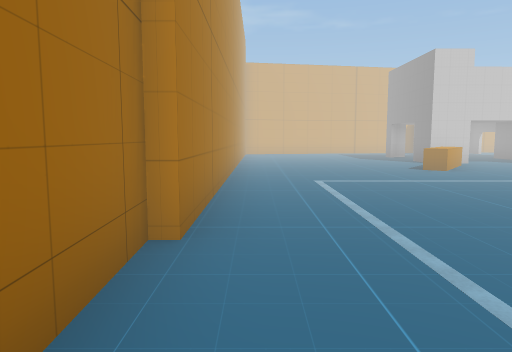
[1] (above)

24 first-person views from a walk through a Unity game level. The camera is 1.5 m above the floor, tilts 6° down and sees 70° across. The floor is counted in squares, 2 m on a side. Each view is taken from the middle of a square. On the plan, view 1 faces up. The plan holds only what a view shows up to about 11 squares ahead; the rest is blank. The place goes on beyond the plan. The player character is not drawn. Some surface patterns are stand-ins.

[2]
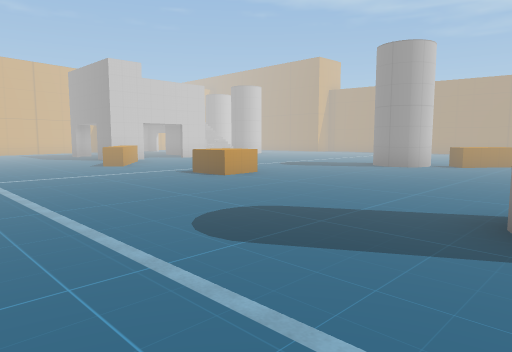

[3]
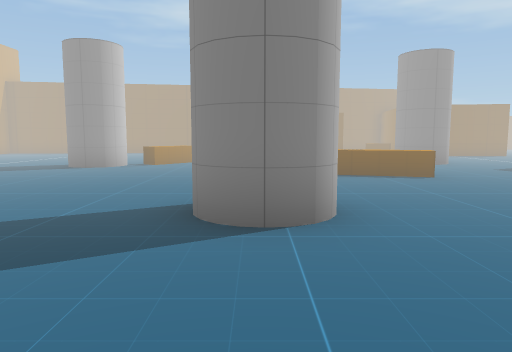

[4]
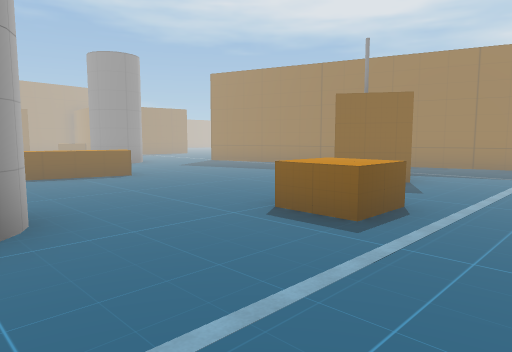

[5]
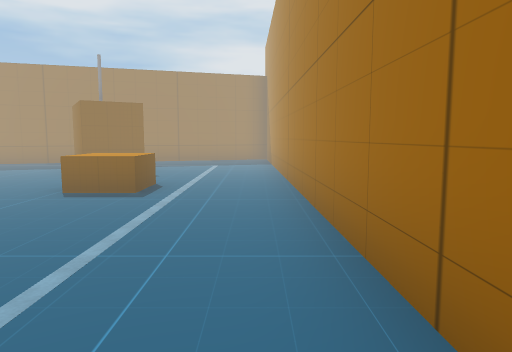

[6]
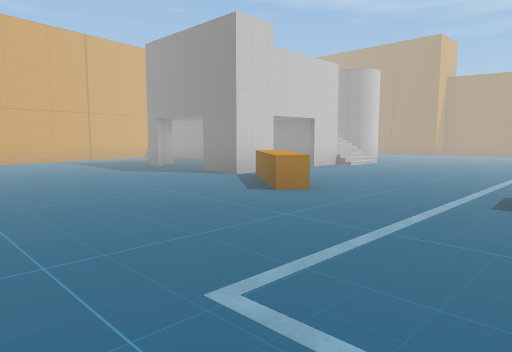

[7]
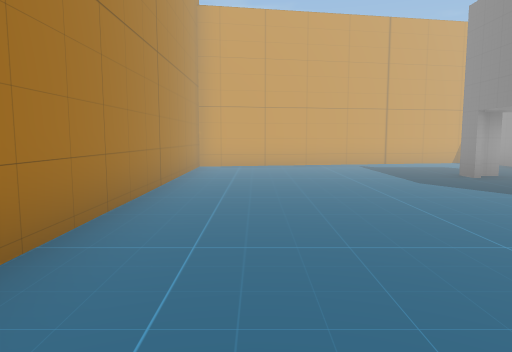

[8]
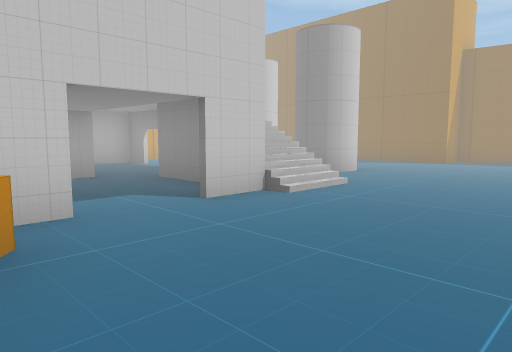

[9]
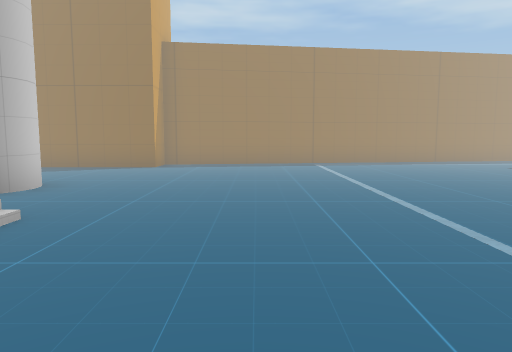

[10]
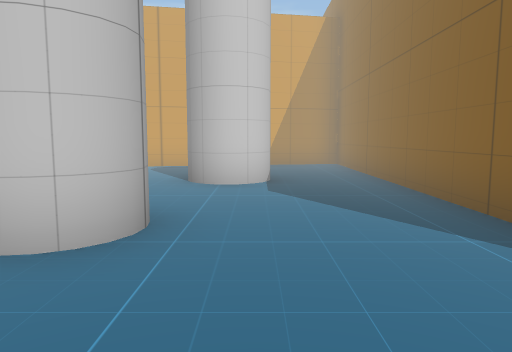

[11]
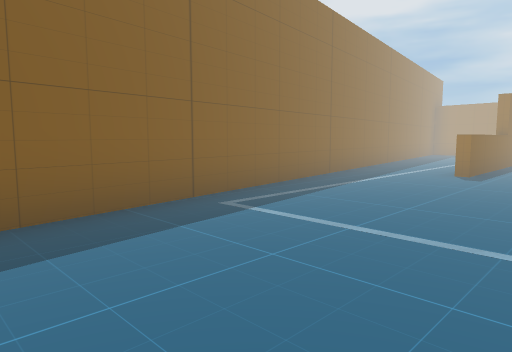

[12]
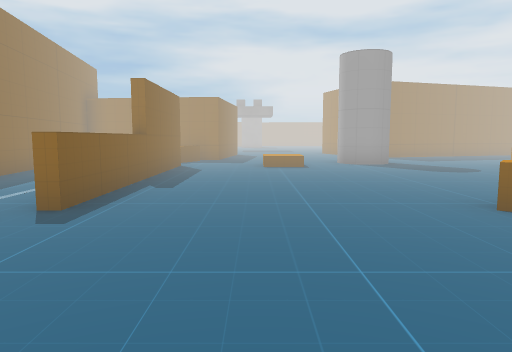

[13]
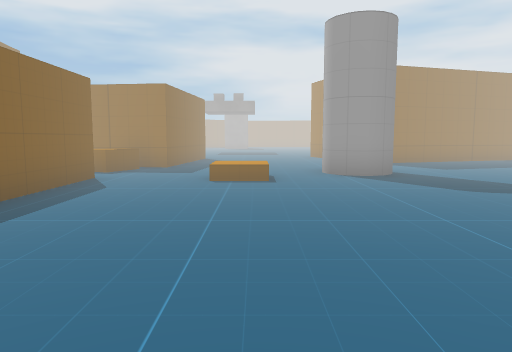

[14]
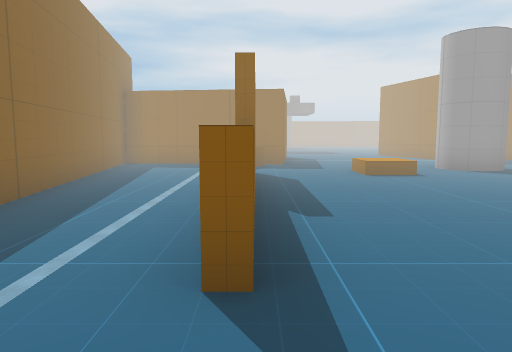

[15]
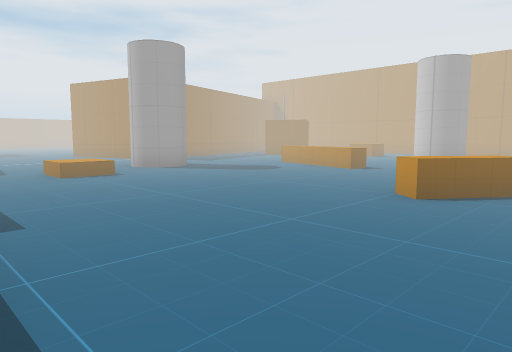

[16]
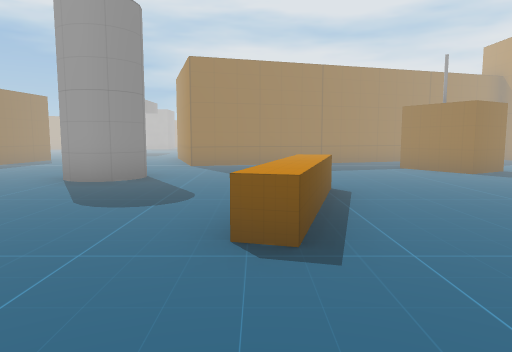

[17]
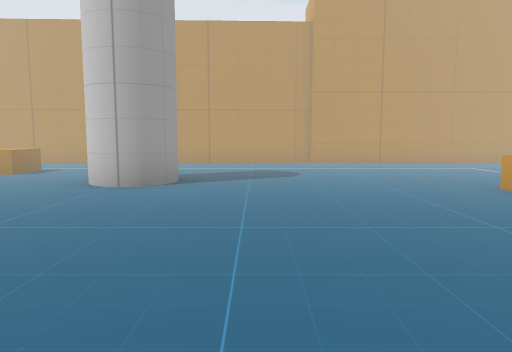

[18]
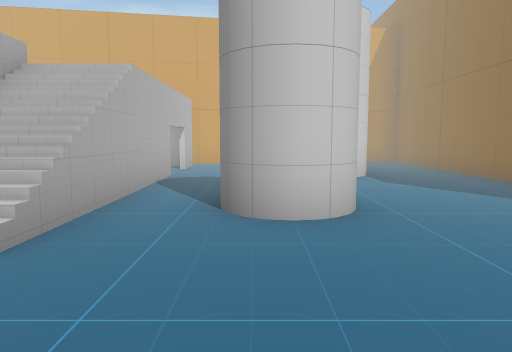

[19]
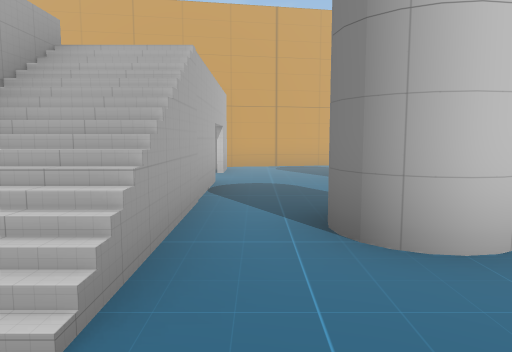

[20]
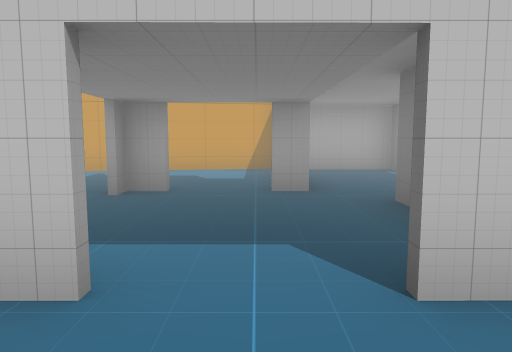

[21]
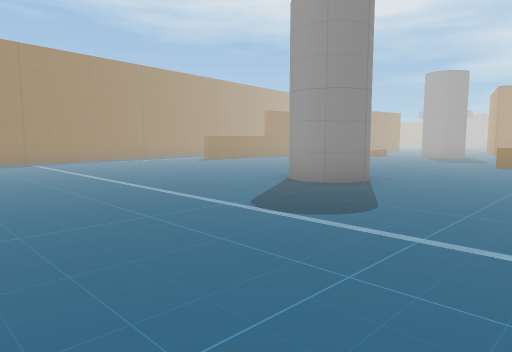

[22]
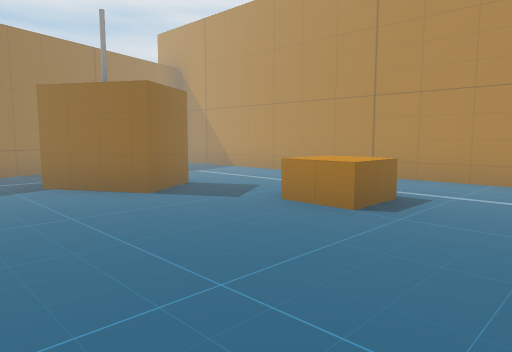

[23]
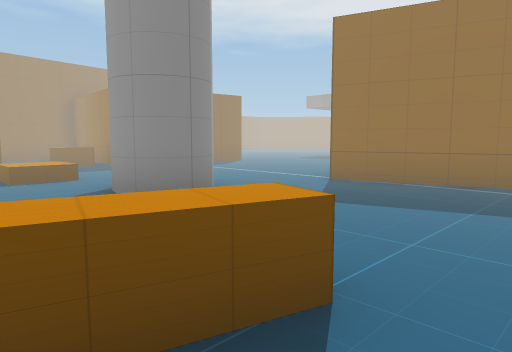

[24]
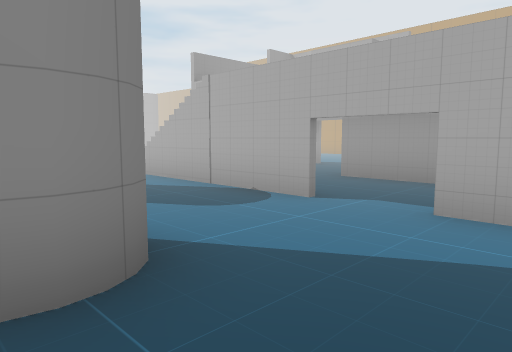

### Floor plan
Key: @ floor where view 1 was taken; # wall or solid block; . floor; / step, stairs or slope; ^ raised ledge; O other object.
Columns run from 1 left of view 1 to 20 right of it. Each row starts with its distance up from view 1.
 19           ######..#
 18     #######O......#
 17 #####....O.O......#
 16 #........O....##..#
 15 #........O....##..#
 14 #.....O.OO./......#
 13 #.........//......#
 12 #.........//.##...#
 11 #.....OO.OO/......##
 10 #.....O...//.......#
  9 #....OO............#
  8 #....O.............#
  7 #..................#
  6 #..................#
  5 #.....O............#
  4 #..................##
  3 #..........#........#
  2 #..........OO.......#
  1 #...........O....#..#
  0 #@...............#..#
 -1 #...##...........#..#
 -2 #.......#^.......#..#
 -3 #.......^........#..##
 -4 #..O....^........#...#
 -5 #..O..........O......#
 -6 #...........#....O...#
 -7 #...OO...........O...#
 -8 #...OO..........######
 -9 #........###....#
-10 #.....#### #....#

Where each view was taken, in squares from view 1:
view 1: 0 up, 0 right, facing up
view 2: 1 down, 0 right, facing up-right
view 3: 1 down, 0 right, facing right
view 4: 1 down, 0 right, facing down-right
view 5: 1 up, 0 right, facing down
view 6: 5 up, 0 right, facing up-right
view 7: 7 up, 1 right, facing up
view 8: 7 up, 5 right, facing up-right
view 9: 8 up, 7 right, facing right
view 10: 9 up, 14 right, facing up
view 11: 9 up, 14 right, facing down-right
view 12: 5 up, 14 right, facing down
view 13: 2 up, 13 right, facing down
view 14: 3 up, 16 right, facing down
view 15: 3 up, 16 right, facing down-left
view 16: 1 up, 8 right, facing down
view 17: 1 up, 10 right, facing left
view 18: 8 up, 12 right, facing up
view 19: 9 up, 11 right, facing up
view 20: 9 up, 7 right, facing up
view 21: 9 up, 6 right, facing down-right
view 22: 2 down, 6 right, facing down-left
view 23: 3 down, 6 right, facing down-right
view 24: 18 up, 14 right, facing down-left
